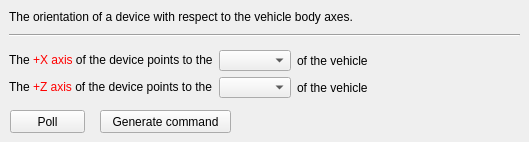
     <widget class="QWidget" name="page_DevOrientation">
      <widget class="QPushButton" name="GC_DeviceOrientation">
       <property name="geometry">
        <rect>
         <x>100</x>
         <y>110</y>
         <width>131</width>
         <height>23</height>
        </rect>
       </property>
       <property name="minimumSize">
        <size>
         <width>131</width>
         <height>23</height>
        </size>
       </property>
       <property name="text">
        <string>Generate command</string>
       </property>
      </widget>
      <widget class="QLabel" name="label_10">
       <property name="geometry">
        <rect>
         <x>9</x>
         <y>9</y>
         <width>396</width>
         <height>16</height>
        </rect>
       </property>
       <property name="text">
        <string>The orientation of a device with respect to the vehicle body axes.</string>
       </property>
      </widget>
      <widget class="Line" name="line_4">
       <property name="geometry">
        <rect>
         <x>9</x>
         <y>27</y>
         <width>511</width>
         <height>16</height>
        </rect>
       </property>
       <property name="orientation">
        <enum>Qt::Horizontal</enum>
       </property>
      </widget>
      <widget class="QPushButton" name="PL_DevOrientation">
       <property name="geometry">
        <rect>
         <x>10</x>
         <y>110</y>
         <width>75</width>
         <height>23</height>
        </rect>
       </property>
       <property name="text">
        <string>Poll</string>
       </property>
      </widget>
      <widget class="QWidget" name="layoutWidget">
       <property name="geometry">
        <rect>
         <x>9</x>
         <y>50</y>
         <width>447</width>
         <height>48</height>
        </rect>
       </property>
       <layout class="QGridLayout" name="gridLayout">
        <item row="0" column="0">
         <widget class="QLabel" name="label_4">
          <property name="text">
           <string>&lt;html&gt;&lt;head/&gt;&lt;body&gt;&lt;p&gt;The &lt;span style=&quot; color:#ff0000;&quot;&gt;+X axis&lt;/span&gt; of the device points to the&lt;/p&gt;&lt;/body&gt;&lt;/html&gt;</string>
          </property>
         </widget>
        </item>
        <item row="1" column="1">
         <widget class="QComboBox" name="comboBox_z_direction">
          <property name="currentIndex">
           <number>-1</number>
          </property>
         </widget>
        </item>
        <item row="0" column="2">
         <widget class="QLabel" name="label_6">
          <property name="text">
           <string>of the vehicle</string>
          </property>
         </widget>
        </item>
        <item row="0" column="1">
         <widget class="QComboBox" name="comboBox_x_direction"/>
        </item>
        <item row="1" column="0">
         <widget class="QLabel" name="label_5">
          <property name="text">
           <string>&lt;html&gt;&lt;head/&gt;&lt;body&gt;&lt;p&gt;The &lt;span style=&quot; color:#ff0000;&quot;&gt;+Z axis&lt;/span&gt; of the device points to the&lt;/p&gt;&lt;/body&gt;&lt;/html&gt;</string>
          </property>
         </widget>
        </item>
        <item row="1" column="2">
         <widget class="QLabel" name="label_7">
          <property name="text">
           <string>of the vehicle</string>
          </property>
         </widget>
        </item>
        <item row="1" column="3">
         <spacer name="horizontalSpacer_7">
          <property name="orientation">
           <enum>Qt::Horizontal</enum>
          </property>
          <property name="sizeHint" stdset="0">
           <size>
            <width>40</width>
            <height>20</height>
           </size>
          </property>
         </spacer>
        </item>
       </layout>
      </widget>
     </widget>
